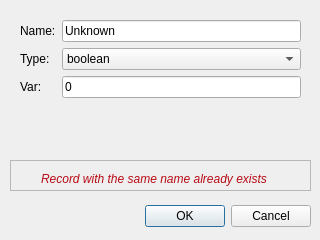
<?xml version="1.0" encoding="UTF-8"?>
<ui version="4.0">
 <class>EditDialog</class>
 <widget class="QDialog" name="EditDialog">
  <property name="geometry">
   <rect>
    <x>0</x>
    <y>0</y>
    <width>320</width>
    <height>240</height>
   </rect>
  </property>
  <property name="windowTitle">
   <string>Edit</string>
  </property>
  <widget class="QDialogButtonBox" name="buttonBox">
   <property name="enabled">
    <bool>true</bool>
   </property>
   <property name="geometry">
    <rect>
     <x>10</x>
     <y>200</y>
     <width>301</width>
     <height>32</height>
    </rect>
   </property>
   <property name="orientation">
    <enum>Qt::Horizontal</enum>
   </property>
   <property name="standardButtons">
    <set>QDialogButtonBox::Cancel|QDialogButtonBox::Ok</set>
   </property>
  </widget>
  <widget class="QWidget" name="formLayoutWidget">
   <property name="geometry">
    <rect>
     <x>20</x>
     <y>20</y>
     <width>281</width>
     <height>131</height>
    </rect>
   </property>
   <layout class="QFormLayout" name="formLayout">
    <property name="fieldGrowthPolicy">
     <enum>QFormLayout::AllNonFixedFieldsGrow</enum>
    </property>
    <item row="0" column="0">
     <widget class="QLabel" name="label">
      <property name="text">
       <string>Name:</string>
      </property>
     </widget>
    </item>
    <item row="0" column="1">
     <widget class="QLineEdit" name="lineEdit">
      <property name="text">
       <string>Unknown</string>
      </property>
     </widget>
    </item>
    <item row="1" column="0">
     <widget class="QLabel" name="typeLabel">
      <property name="text">
       <string>Type:</string>
      </property>
     </widget>
    </item>
    <item row="1" column="1">
     <widget class="QComboBox" name="typeComboBox">
      <item>
       <property name="text">
        <string>boolean</string>
       </property>
      </item>
      <item>
       <property name="text">
        <string>integer</string>
       </property>
      </item>
      <item>
       <property name="text">
        <string>string</string>
       </property>
      </item>
      <item>
       <property name="text">
        <string>array</string>
       </property>
      </item>
     </widget>
    </item>
    <item row="2" column="0">
     <widget class="QLabel" name="varLabel">
      <property name="text">
       <string>Var:</string>
      </property>
     </widget>
    </item>
    <item row="2" column="1">
     <widget class="QLineEdit" name="varLineEdit">
      <property name="text">
       <string>0</string>
      </property>
     </widget>
    </item>
   </layout>
  </widget>
  <widget class="QScrollArea" name="scrollArea">
   <property name="geometry">
    <rect>
     <x>10</x>
     <y>160</y>
     <width>301</width>
     <height>31</height>
    </rect>
   </property>
   <property name="widgetResizable">
    <bool>true</bool>
   </property>
   <widget class="QWidget" name="scrollAreaWidgetContents">
    <property name="geometry">
     <rect>
      <x>0</x>
      <y>0</y>
      <width>299</width>
      <height>29</height>
     </rect>
    </property>
    <widget class="QLabel" name="label_2">
     <property name="geometry">
      <rect>
       <x>30</x>
       <y>10</y>
       <width>251</width>
       <height>16</height>
      </rect>
     </property>
     <property name="palette">
      <palette>
       <active>
        <colorrole role="WindowText">
         <brush brushstyle="SolidPattern">
          <color alpha="255">
           <red>184</red>
           <green>12</green>
           <blue>23</blue>
          </color>
         </brush>
        </colorrole>
       </active>
       <inactive>
        <colorrole role="WindowText">
         <brush brushstyle="SolidPattern">
          <color alpha="255">
           <red>184</red>
           <green>12</green>
           <blue>23</blue>
          </color>
         </brush>
        </colorrole>
       </inactive>
       <disabled>
        <colorrole role="WindowText">
         <brush brushstyle="SolidPattern">
          <color alpha="255">
           <red>120</red>
           <green>120</green>
           <blue>120</blue>
          </color>
         </brush>
        </colorrole>
       </disabled>
      </palette>
     </property>
     <property name="font">
      <font>
       <weight>50</weight>
       <italic>true</italic>
       <bold>false</bold>
      </font>
     </property>
     <property name="cursor">
      <cursorShape>ForbiddenCursor</cursorShape>
     </property>
     <property name="text">
      <string>Record with the same name already exists</string>
     </property>
    </widget>
   </widget>
  </widget>
 </widget>
 <resources/>
 <connections>
  <connection>
   <sender>buttonBox</sender>
   <signal>accepted()</signal>
   <receiver>EditDialog</receiver>
   <slot>accept()</slot>
   <hints>
    <hint type="sourcelabel">
     <x>248</x>
     <y>254</y>
    </hint>
    <hint type="destinationlabel">
     <x>157</x>
     <y>274</y>
    </hint>
   </hints>
  </connection>
  <connection>
   <sender>buttonBox</sender>
   <signal>rejected()</signal>
   <receiver>EditDialog</receiver>
   <slot>reject()</slot>
   <hints>
    <hint type="sourcelabel">
     <x>316</x>
     <y>260</y>
    </hint>
    <hint type="destinationlabel">
     <x>286</x>
     <y>274</y>
    </hint>
   </hints>
  </connection>
 </connections>
</ui>
